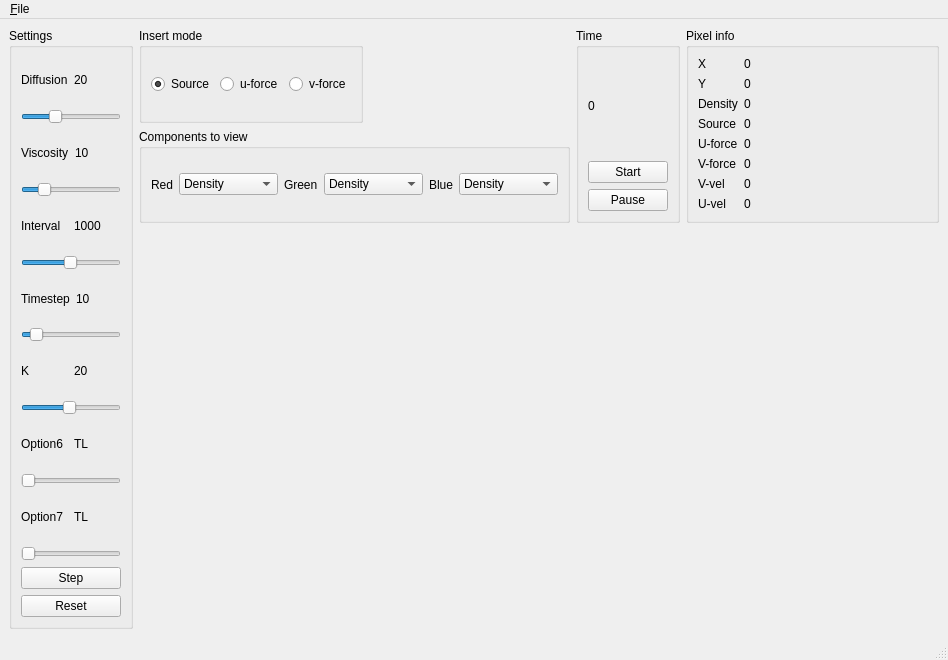
<?xml version="1.0" encoding="UTF-8"?>
<ui version="4.0">
 <class>FlowWin</class>
 <widget class="QMainWindow" name="FlowWin">
  <property name="geometry">
   <rect>
    <x>0</x>
    <y>0</y>
    <width>948</width>
    <height>613</height>
   </rect>
  </property>
  <property name="windowTitle">
   <string>MainWindow</string>
  </property>
  <widget class="QWidget" name="centralwidget">
   <layout class="QHBoxLayout" name="horizontalLayout_3">
    <item>
     <widget class="QGroupBox" name="Settings">
      <property name="title">
       <string>Settings</string>
      </property>
      <layout class="QVBoxLayout" name="verticalLayout_2">
       <item>
        <layout class="QHBoxLayout" name="layout_diff">
         <item>
          <widget class="QLabel" name="label_diff">
           <property name="text">
            <string>Diffusion</string>
           </property>
          </widget>
         </item>
         <item>
          <widget class="QLabel" name="label_value_diff">
           <property name="text">
            <string>20</string>
           </property>
          </widget>
         </item>
        </layout>
       </item>
       <item>
        <widget class="QSlider" name="slider_diff">
         <property name="minimum">
          <number>1</number>
         </property>
         <property name="maximum">
          <number>60</number>
         </property>
         <property name="value">
          <number>20</number>
         </property>
         <property name="orientation">
          <enum>Qt::Horizontal</enum>
         </property>
        </widget>
       </item>
       <item>
        <layout class="QHBoxLayout" name="layout_visc">
         <item>
          <widget class="QLabel" name="label_visc">
           <property name="text">
            <string>Viscosity</string>
           </property>
          </widget>
         </item>
         <item>
          <widget class="QLabel" name="label_value_visc">
           <property name="text">
            <string>10</string>
           </property>
          </widget>
         </item>
        </layout>
       </item>
       <item>
        <widget class="QSlider" name="slider_visc">
         <property name="minimum">
          <number>1</number>
         </property>
         <property name="maximum">
          <number>50</number>
         </property>
         <property name="value">
          <number>10</number>
         </property>
         <property name="orientation">
          <enum>Qt::Horizontal</enum>
         </property>
        </widget>
       </item>
       <item>
        <layout class="QHBoxLayout" name="layout_interval">
         <item>
          <widget class="QLabel" name="label_interval">
           <property name="text">
            <string>Interval</string>
           </property>
          </widget>
         </item>
         <item>
          <widget class="QLabel" name="label_value_inter">
           <property name="text">
            <string>1000</string>
           </property>
          </widget>
         </item>
        </layout>
       </item>
       <item>
        <widget class="QSlider" name="slider_interval">
         <property name="minimum">
          <number>1</number>
         </property>
         <property name="maximum">
          <number>1000</number>
         </property>
         <property name="singleStep">
          <number>10</number>
         </property>
         <property name="value">
          <number>500</number>
         </property>
         <property name="orientation">
          <enum>Qt::Horizontal</enum>
         </property>
        </widget>
       </item>
       <item>
        <layout class="QHBoxLayout" name="layout_timestep">
         <item>
          <widget class="QLabel" name="label_timestep">
           <property name="text">
            <string>Timestep</string>
           </property>
          </widget>
         </item>
         <item>
          <widget class="QLabel" name="label_value_dt">
           <property name="text">
            <string>10</string>
           </property>
          </widget>
         </item>
        </layout>
       </item>
       <item>
        <widget class="QSlider" name="slider_timestep">
         <property name="minimum">
          <number>1</number>
         </property>
         <property name="value">
          <number>10</number>
         </property>
         <property name="orientation">
          <enum>Qt::Horizontal</enum>
         </property>
        </widget>
       </item>
       <item>
        <layout class="QHBoxLayout" name="layout_k">
         <item>
          <widget class="QLabel" name="label_k">
           <property name="text">
            <string>K</string>
           </property>
          </widget>
         </item>
         <item>
          <widget class="QLabel" name="label_value_k">
           <property name="layoutDirection">
            <enum>Qt::LeftToRight</enum>
           </property>
           <property name="text">
            <string>20</string>
           </property>
           <property name="scaledContents">
            <bool>false</bool>
           </property>
           <property name="wordWrap">
            <bool>false</bool>
           </property>
          </widget>
         </item>
        </layout>
       </item>
       <item>
        <widget class="QSlider" name="slider_k">
         <property name="minimum">
          <number>1</number>
         </property>
         <property name="maximum">
          <number>40</number>
         </property>
         <property name="value">
          <number>20</number>
         </property>
         <property name="orientation">
          <enum>Qt::Horizontal</enum>
         </property>
        </widget>
       </item>
       <item>
        <layout class="QHBoxLayout" name="layout_op6">
         <item>
          <widget class="QLabel" name="label_6">
           <property name="text">
            <string>Option6</string>
           </property>
          </widget>
         </item>
         <item>
          <widget class="QLabel" name="label_8">
           <property name="text">
            <string>TL</string>
           </property>
          </widget>
         </item>
        </layout>
       </item>
       <item>
        <widget class="QSlider" name="slider_6">
         <property name="orientation">
          <enum>Qt::Horizontal</enum>
         </property>
        </widget>
       </item>
       <item>
        <layout class="QHBoxLayout" name="layout_op7">
         <item>
          <widget class="QLabel" name="label_7">
           <property name="text">
            <string>Option7</string>
           </property>
          </widget>
         </item>
         <item>
          <widget class="QLabel" name="label_9">
           <property name="text">
            <string>TL</string>
           </property>
          </widget>
         </item>
        </layout>
       </item>
       <item>
        <widget class="QSlider" name="slider_7">
         <property name="orientation">
          <enum>Qt::Horizontal</enum>
         </property>
        </widget>
       </item>
       <item>
        <widget class="QPushButton" name="button_step">
         <property name="text">
          <string>Step</string>
         </property>
        </widget>
       </item>
       <item>
        <widget class="QPushButton" name="button_reset">
         <property name="text">
          <string>Reset</string>
         </property>
        </widget>
       </item>
      </layout>
     </widget>
    </item>
    <item>
     <layout class="QVBoxLayout" name="verticalLayout_4">
      <item>
       <layout class="QHBoxLayout" name="horizontalLayout">
        <item>
         <layout class="QVBoxLayout" name="verticalLayout">
          <item>
           <widget class="QGroupBox" name="select_insert">
            <property name="sizePolicy">
             <sizepolicy hsizetype="Fixed" vsizetype="Preferred">
              <horstretch>0</horstretch>
              <verstretch>0</verstretch>
             </sizepolicy>
            </property>
            <property name="title">
             <string>Insert mode</string>
            </property>
            <layout class="QHBoxLayout" name="horizontalLayout_2">
             <item>
              <widget class="QRadioButton" name="source">
               <property name="text">
                <string>Source</string>
               </property>
               <property name="checked">
                <bool>true</bool>
               </property>
              </widget>
             </item>
             <item>
              <widget class="QRadioButton" name="force_u">
               <property name="text">
                <string>u-force</string>
               </property>
              </widget>
             </item>
             <item>
              <widget class="QRadioButton" name="force_v">
               <property name="text">
                <string>v-force</string>
               </property>
              </widget>
             </item>
            </layout>
           </widget>
          </item>
          <item>
           <widget class="QGroupBox" name="groupBox">
            <property name="sizePolicy">
             <sizepolicy hsizetype="Fixed" vsizetype="Preferred">
              <horstretch>0</horstretch>
              <verstretch>0</verstretch>
             </sizepolicy>
            </property>
            <property name="title">
             <string>Components to view</string>
            </property>
            <layout class="QHBoxLayout" name="horizontalLayout_16">
             <item>
              <widget class="QLabel" name="label_red">
               <property name="text">
                <string>Red</string>
               </property>
              </widget>
             </item>
             <item>
              <widget class="QComboBox" name="combo_red">
               <item>
                <property name="text">
                 <string>Density</string>
                </property>
               </item>
               <item>
                <property name="text">
                 <string>Source</string>
                </property>
               </item>
               <item>
                <property name="text">
                 <string>U-force</string>
                </property>
               </item>
               <item>
                <property name="text">
                 <string>V-force</string>
                </property>
               </item>
               <item>
                <property name="text">
                 <string>Sum force</string>
                </property>
               </item>
               <item>
                <property name="text">
                 <string>U-velocity</string>
                </property>
               </item>
               <item>
                <property name="text">
                 <string>V-velocity</string>
                </property>
               </item>
               <item>
                <property name="text">
                 <string>Sum velocity</string>
                </property>
               </item>
              </widget>
             </item>
             <item>
              <widget class="QLabel" name="label_green">
               <property name="text">
                <string>Green</string>
               </property>
              </widget>
             </item>
             <item>
              <widget class="QComboBox" name="combo_green">
               <property name="currentIndex">
                <number>0</number>
               </property>
               <item>
                <property name="text">
                 <string>Density</string>
                </property>
               </item>
               <item>
                <property name="text">
                 <string>Source</string>
                </property>
               </item>
               <item>
                <property name="text">
                 <string>U-force</string>
                </property>
               </item>
               <item>
                <property name="text">
                 <string>V-force</string>
                </property>
               </item>
               <item>
                <property name="text">
                 <string>Sum force</string>
                </property>
               </item>
               <item>
                <property name="text">
                 <string>U-velocity</string>
                </property>
               </item>
               <item>
                <property name="text">
                 <string>V-velocity</string>
                </property>
               </item>
               <item>
                <property name="text">
                 <string>Sum velocity</string>
                </property>
               </item>
              </widget>
             </item>
             <item>
              <widget class="QLabel" name="label_blue">
               <property name="text">
                <string>Blue</string>
               </property>
              </widget>
             </item>
             <item>
              <widget class="QComboBox" name="combo_blue">
               <property name="currentIndex">
                <number>0</number>
               </property>
               <item>
                <property name="text">
                 <string>Density</string>
                </property>
               </item>
               <item>
                <property name="text">
                 <string>Source</string>
                </property>
               </item>
               <item>
                <property name="text">
                 <string>U-force</string>
                </property>
               </item>
               <item>
                <property name="text">
                 <string>V-force</string>
                </property>
               </item>
               <item>
                <property name="text">
                 <string>Sum force</string>
                </property>
               </item>
               <item>
                <property name="text">
                 <string>U-velocity</string>
                </property>
               </item>
               <item>
                <property name="text">
                 <string>V-velocity</string>
                </property>
               </item>
               <item>
                <property name="text">
                 <string>Sum velocity</string>
                </property>
               </item>
              </widget>
             </item>
            </layout>
           </widget>
          </item>
         </layout>
        </item>
        <item>
         <widget class="QGroupBox" name="groupbox_time">
          <property name="sizePolicy">
           <sizepolicy hsizetype="Fixed" vsizetype="Preferred">
            <horstretch>0</horstretch>
            <verstretch>0</verstretch>
           </sizepolicy>
          </property>
          <property name="title">
           <string>Time</string>
          </property>
          <layout class="QVBoxLayout" name="verticalLayout_3">
           <item>
            <widget class="QLabel" name="labe_time_val">
             <property name="text">
              <string>0</string>
             </property>
            </widget>
           </item>
           <item>
            <widget class="QPushButton" name="button_start">
             <property name="text">
              <string>Start</string>
             </property>
            </widget>
           </item>
           <item>
            <widget class="QPushButton" name="button_pause">
             <property name="text">
              <string>Pause</string>
             </property>
            </widget>
           </item>
          </layout>
         </widget>
        </item>
        <item>
         <widget class="QGroupBox" name="groupbox_pixelinfo">
          <property name="sizePolicy">
           <sizepolicy hsizetype="Expanding" vsizetype="Preferred">
            <horstretch>0</horstretch>
            <verstretch>0</verstretch>
           </sizepolicy>
          </property>
          <property name="title">
           <string>Pixel info</string>
          </property>
          <layout class="QFormLayout" name="formLayout">
           <item row="0" column="0">
            <widget class="QLabel" name="label_pixinfo_x">
             <property name="text">
              <string>X</string>
             </property>
            </widget>
           </item>
           <item row="0" column="1">
            <widget class="QLabel" name="label_pixinfo_x_val">
             <property name="text">
              <string>0</string>
             </property>
            </widget>
           </item>
           <item row="1" column="0">
            <widget class="QLabel" name="label_pixinfo_y">
             <property name="text">
              <string>Y</string>
             </property>
            </widget>
           </item>
           <item row="1" column="1">
            <widget class="QLabel" name="label_pixinfo_y_val">
             <property name="text">
              <string>0</string>
             </property>
            </widget>
           </item>
           <item row="2" column="0">
            <widget class="QLabel" name="label_pixinfo_dens">
             <property name="text">
              <string>Density</string>
             </property>
            </widget>
           </item>
           <item row="2" column="1">
            <widget class="QLabel" name="label_pixinfo_dens_val">
             <property name="text">
              <string>0</string>
             </property>
            </widget>
           </item>
           <item row="4" column="0">
            <widget class="QLabel" name="label_pixinfo_ufor">
             <property name="text">
              <string>U-force</string>
             </property>
            </widget>
           </item>
           <item row="4" column="1">
            <widget class="QLabel" name="label_pixinfo_ufor_val">
             <property name="text">
              <string>0</string>
             </property>
            </widget>
           </item>
           <item row="5" column="0">
            <widget class="QLabel" name="label_pixinfo_vfor">
             <property name="text">
              <string>V-force</string>
             </property>
            </widget>
           </item>
           <item row="5" column="1">
            <widget class="QLabel" name="label_pixinfo_vfor_val">
             <property name="text">
              <string>0</string>
             </property>
            </widget>
           </item>
           <item row="6" column="0">
            <widget class="QLabel" name="label_pixinfo_vvel">
             <property name="text">
              <string>V-vel</string>
             </property>
            </widget>
           </item>
           <item row="6" column="1">
            <widget class="QLabel" name="label_pixinfo_vvel_val">
             <property name="text">
              <string>0</string>
             </property>
            </widget>
           </item>
           <item row="7" column="0">
            <widget class="QLabel" name="label_pixinfo_uvel">
             <property name="text">
              <string>U-vel</string>
             </property>
            </widget>
           </item>
           <item row="7" column="1">
            <widget class="QLabel" name="label_pixinfo_uvel_val">
             <property name="text">
              <string>0</string>
             </property>
            </widget>
           </item>
           <item row="3" column="0">
            <widget class="QLabel" name="label_pixinfo_source">
             <property name="text">
              <string>Source</string>
             </property>
            </widget>
           </item>
           <item row="3" column="1">
            <widget class="QLabel" name="label_pixinfo_source_val">
             <property name="text">
              <string>0</string>
             </property>
            </widget>
           </item>
          </layout>
         </widget>
        </item>
       </layout>
      </item>
      <item>
       <widget class="FlowGLWin" name="GL_window" native="true">
        <property name="sizePolicy">
         <sizepolicy hsizetype="Fixed" vsizetype="Fixed">
          <horstretch>0</horstretch>
          <verstretch>0</verstretch>
         </sizepolicy>
        </property>
        <property name="minimumSize">
         <size>
          <width>800</width>
          <height>400</height>
         </size>
        </property>
        <property name="maximumSize">
         <size>
          <width>800</width>
          <height>400</height>
         </size>
        </property>
       </widget>
      </item>
     </layout>
    </item>
   </layout>
  </widget>
  <widget class="QMenuBar" name="menubar">
   <property name="geometry">
    <rect>
     <x>0</x>
     <y>0</y>
     <width>948</width>
     <height>25</height>
    </rect>
   </property>
   <widget class="QMenu" name="menuFile">
    <property name="title">
     <string>&amp;File</string>
    </property>
    <addaction name="action_Exit"/>
   </widget>
   <addaction name="menuFile"/>
  </widget>
  <widget class="QStatusBar" name="statusbar"/>
  <action name="action_Exit">
   <property name="text">
    <string>&amp;Exit</string>
   </property>
  </action>
 </widget>
 <customwidgets>
  <customwidget>
   <class>FlowGLWin</class>
   <extends>QWidget</extends>
   <header>FlowGLWin.h</header>
   <container>1</container>
   <slots>
    <signal>tellX(int)</signal>
    <signal>tellY(int)</signal>
    <signal>tellDens(double)</signal>
    <signal>tellUForce(double)</signal>
    <signal>tellSource(double)</signal>
    <signal>tellVForce(double)</signal>
    <signal>tellUVel(double)</signal>
    <signal>tellVVel(double)</signal>
    <slot>step()</slot>
    <slot>selectInsertMode_source()</slot>
    <slot>selectInsertMode_force_u()</slot>
    <slot>selectInsertMode_force_v()</slot>
    <slot>startSim()</slot>
    <slot>pauseSim()</slot>
    <slot>changeDiffusion(int)</slot>
    <slot>changeViscosity(int)</slot>
    <slot>changeUpdateInterval(int)</slot>
    <slot>changeTimestep(int)</slot>
    <slot>changeK(int)</slot>
    <slot>selectRed(int)</slot>
    <slot>selectGreen(int)</slot>
    <slot>selectBlue(int)</slot>
    <slot>resetSim()</slot>
   </slots>
  </customwidget>
 </customwidgets>
 <resources/>
 <connections>
  <connection>
   <sender>slider_diff</sender>
   <signal>valueChanged(int)</signal>
   <receiver>GL_window</receiver>
   <slot>changeDiffusion(int)</slot>
   <hints>
    <hint type="sourcelabel">
     <x>121</x>
     <y>117</y>
    </hint>
    <hint type="destinationlabel">
     <x>237</x>
     <y>319</y>
    </hint>
   </hints>
  </connection>
  <connection>
   <sender>slider_visc</sender>
   <signal>valueChanged(int)</signal>
   <receiver>GL_window</receiver>
   <slot>changeViscosity(int)</slot>
   <hints>
    <hint type="sourcelabel">
     <x>121</x>
     <y>181</y>
    </hint>
    <hint type="destinationlabel">
     <x>185</x>
     <y>296</y>
    </hint>
   </hints>
  </connection>
  <connection>
   <sender>action_Exit</sender>
   <signal>triggered()</signal>
   <receiver>FlowWin</receiver>
   <slot>close()</slot>
   <hints>
    <hint type="sourcelabel">
     <x>-1</x>
     <y>-1</y>
    </hint>
    <hint type="destinationlabel">
     <x>402</x>
     <y>299</y>
    </hint>
   </hints>
  </connection>
  <connection>
   <sender>button_step</sender>
   <signal>clicked()</signal>
   <receiver>GL_window</receiver>
   <slot>step()</slot>
   <hints>
    <hint type="sourcelabel">
     <x>88</x>
     <y>536</y>
    </hint>
    <hint type="destinationlabel">
     <x>227</x>
     <y>533</y>
    </hint>
   </hints>
  </connection>
  <connection>
   <sender>source</sender>
   <signal>clicked()</signal>
   <receiver>GL_window</receiver>
   <slot>selectInsertMode_source()</slot>
   <hints>
    <hint type="sourcelabel">
     <x>214</x>
     <y>93</y>
    </hint>
    <hint type="destinationlabel">
     <x>234</x>
     <y>272</y>
    </hint>
   </hints>
  </connection>
  <connection>
   <sender>force_u</sender>
   <signal>clicked()</signal>
   <receiver>GL_window</receiver>
   <slot>selectInsertMode_force_u()</slot>
   <hints>
    <hint type="sourcelabel">
     <x>316</x>
     <y>105</y>
    </hint>
    <hint type="destinationlabel">
     <x>423</x>
     <y>281</y>
    </hint>
   </hints>
  </connection>
  <connection>
   <sender>force_v</sender>
   <signal>clicked()</signal>
   <receiver>GL_window</receiver>
   <slot>selectInsertMode_force_v()</slot>
   <hints>
    <hint type="sourcelabel">
     <x>399</x>
     <y>105</y>
    </hint>
    <hint type="destinationlabel">
     <x>704</x>
     <y>283</y>
    </hint>
   </hints>
  </connection>
  <connection>
   <sender>slider_timestep</sender>
   <signal>valueChanged(int)</signal>
   <receiver>GL_window</receiver>
   <slot>changeTimestep(int)</slot>
   <hints>
    <hint type="sourcelabel">
     <x>71</x>
     <y>299</y>
    </hint>
    <hint type="destinationlabel">
     <x>153</x>
     <y>322</y>
    </hint>
   </hints>
  </connection>
  <connection>
   <sender>slider_interval</sender>
   <signal>valueChanged(int)</signal>
   <receiver>GL_window</receiver>
   <slot>changeUpdateInterval(int)</slot>
   <hints>
    <hint type="sourcelabel">
     <x>121</x>
     <y>246</y>
    </hint>
    <hint type="destinationlabel">
     <x>150</x>
     <y>299</y>
    </hint>
   </hints>
  </connection>
  <connection>
   <sender>slider_diff</sender>
   <signal>valueChanged(int)</signal>
   <receiver>label_value_diff</receiver>
   <slot>setNum(int)</slot>
   <hints>
    <hint type="sourcelabel">
     <x>90</x>
     <y>117</y>
    </hint>
    <hint type="destinationlabel">
     <x>120</x>
     <y>81</y>
    </hint>
   </hints>
  </connection>
  <connection>
   <sender>slider_visc</sender>
   <signal>valueChanged(int)</signal>
   <receiver>label_value_visc</receiver>
   <slot>setNum(int)</slot>
   <hints>
    <hint type="sourcelabel">
     <x>67</x>
     <y>176</y>
    </hint>
    <hint type="destinationlabel">
     <x>107</x>
     <y>145</y>
    </hint>
   </hints>
  </connection>
  <connection>
   <sender>slider_k</sender>
   <signal>valueChanged(int)</signal>
   <receiver>label_value_k</receiver>
   <slot>setNum(int)</slot>
   <hints>
    <hint type="sourcelabel">
     <x>97</x>
     <y>358</y>
    </hint>
    <hint type="destinationlabel">
     <x>91</x>
     <y>335</y>
    </hint>
   </hints>
  </connection>
  <connection>
   <sender>slider_6</sender>
   <signal>valueChanged(int)</signal>
   <receiver>label_8</receiver>
   <slot>setNum(int)</slot>
   <hints>
    <hint type="sourcelabel">
     <x>81</x>
     <y>424</y>
    </hint>
    <hint type="destinationlabel">
     <x>96</x>
     <y>399</y>
    </hint>
   </hints>
  </connection>
  <connection>
   <sender>slider_7</sender>
   <signal>valueChanged(int)</signal>
   <receiver>label_9</receiver>
   <slot>setNum(int)</slot>
   <hints>
    <hint type="sourcelabel">
     <x>118</x>
     <y>485</y>
    </hint>
    <hint type="destinationlabel">
     <x>105</x>
     <y>466</y>
    </hint>
   </hints>
  </connection>
  <connection>
   <sender>slider_k</sender>
   <signal>valueChanged(int)</signal>
   <receiver>GL_window</receiver>
   <slot>changeK(int)</slot>
   <hints>
    <hint type="sourcelabel">
     <x>113</x>
     <y>367</y>
    </hint>
    <hint type="destinationlabel">
     <x>154</x>
     <y>356</y>
    </hint>
   </hints>
  </connection>
  <connection>
   <sender>combo_red</sender>
   <signal>currentIndexChanged(int)</signal>
   <receiver>GL_window</receiver>
   <slot>selectRed(int)</slot>
   <hints>
    <hint type="sourcelabel">
     <x>253</x>
     <y>212</y>
    </hint>
    <hint type="destinationlabel">
     <x>265</x>
     <y>286</y>
    </hint>
   </hints>
  </connection>
  <connection>
   <sender>combo_blue</sender>
   <signal>currentIndexChanged(int)</signal>
   <receiver>GL_window</receiver>
   <slot>selectBlue(int)</slot>
   <hints>
    <hint type="sourcelabel">
     <x>633</x>
     <y>217</y>
    </hint>
    <hint type="destinationlabel">
     <x>476</x>
     <y>285</y>
    </hint>
   </hints>
  </connection>
  <connection>
   <sender>combo_green</sender>
   <signal>currentIndexChanged(int)</signal>
   <receiver>GL_window</receiver>
   <slot>selectGreen(int)</slot>
   <hints>
    <hint type="sourcelabel">
     <x>474</x>
     <y>217</y>
    </hint>
    <hint type="destinationlabel">
     <x>355</x>
     <y>269</y>
    </hint>
   </hints>
  </connection>
  <connection>
   <sender>button_start</sender>
   <signal>clicked()</signal>
   <receiver>GL_window</receiver>
   <slot>startSim()</slot>
   <hints>
    <hint type="sourcelabel">
     <x>751</x>
     <y>205</y>
    </hint>
    <hint type="destinationlabel">
     <x>583</x>
     <y>290</y>
    </hint>
   </hints>
  </connection>
  <connection>
   <sender>button_pause</sender>
   <signal>clicked()</signal>
   <receiver>GL_window</receiver>
   <slot>pauseSim()</slot>
   <hints>
    <hint type="sourcelabel">
     <x>751</x>
     <y>238</y>
    </hint>
    <hint type="destinationlabel">
     <x>659</x>
     <y>278</y>
    </hint>
   </hints>
  </connection>
  <connection>
   <sender>button_reset</sender>
   <signal>clicked()</signal>
   <receiver>GL_window</receiver>
   <slot>resetSim()</slot>
   <hints>
    <hint type="sourcelabel">
     <x>73</x>
     <y>560</y>
    </hint>
    <hint type="destinationlabel">
     <x>147</x>
     <y>523</y>
    </hint>
   </hints>
  </connection>
  <connection>
   <sender>slider_interval</sender>
   <signal>valueChanged(int)</signal>
   <receiver>label_value_inter</receiver>
   <slot>setNum(int)</slot>
   <hints>
    <hint type="sourcelabel">
     <x>116</x>
     <y>240</y>
    </hint>
    <hint type="destinationlabel">
     <x>105</x>
     <y>206</y>
    </hint>
   </hints>
  </connection>
  <connection>
   <sender>slider_timestep</sender>
   <signal>valueChanged(int)</signal>
   <receiver>label_value_dt</receiver>
   <slot>setNum(int)</slot>
   <hints>
    <hint type="sourcelabel">
     <x>119</x>
     <y>295</y>
    </hint>
    <hint type="destinationlabel">
     <x>109</x>
     <y>274</y>
    </hint>
   </hints>
  </connection>
  <connection>
   <sender>slider_7</sender>
   <signal>valueChanged(int)</signal>
   <receiver>label_9</receiver>
   <slot>setNum(int)</slot>
   <hints>
    <hint type="sourcelabel">
     <x>120</x>
     <y>495</y>
    </hint>
    <hint type="destinationlabel">
     <x>110</x>
     <y>461</y>
    </hint>
   </hints>
  </connection>
  <connection>
   <sender>GL_window</sender>
   <signal>tellX(int)</signal>
   <receiver>label_pixinfo_x_val</receiver>
   <slot>setNum(int)</slot>
   <hints>
    <hint type="sourcelabel">
     <x>828</x>
     <y>329</y>
    </hint>
    <hint type="destinationlabel">
     <x>895</x>
     <y>74</y>
    </hint>
   </hints>
  </connection>
  <connection>
   <sender>GL_window</sender>
   <signal>tellY(int)</signal>
   <receiver>label_pixinfo_y_val</receiver>
   <slot>setNum(int)</slot>
   <hints>
    <hint type="sourcelabel">
     <x>876</x>
     <y>264</y>
    </hint>
    <hint type="destinationlabel">
     <x>881</x>
     <y>95</y>
    </hint>
   </hints>
  </connection>
  <connection>
   <sender>GL_window</sender>
   <signal>tellDens(double)</signal>
   <receiver>label_pixinfo_dens_val</receiver>
   <slot>setNum(double)</slot>
   <hints>
    <hint type="sourcelabel">
     <x>902</x>
     <y>274</y>
    </hint>
    <hint type="destinationlabel">
     <x>896</x>
     <y>121</y>
    </hint>
   </hints>
  </connection>
  <connection>
   <sender>GL_window</sender>
   <signal>tellUForce(double)</signal>
   <receiver>label_pixinfo_ufor_val</receiver>
   <slot>setNum(double)</slot>
   <hints>
    <hint type="sourcelabel">
     <x>924</x>
     <y>297</y>
    </hint>
    <hint type="destinationlabel">
     <x>898</x>
     <y>166</y>
    </hint>
   </hints>
  </connection>
  <connection>
   <sender>GL_window</sender>
   <signal>tellSource(double)</signal>
   <receiver>label_pixinfo_source_val</receiver>
   <slot>setNum(double)</slot>
   <hints>
    <hint type="sourcelabel">
     <x>851</x>
     <y>295</y>
    </hint>
    <hint type="destinationlabel">
     <x>858</x>
     <y>140</y>
    </hint>
   </hints>
  </connection>
  <connection>
   <sender>GL_window</sender>
   <signal>tellVForce(double)</signal>
   <receiver>label_pixinfo_vfor_val</receiver>
   <slot>setNum(double)</slot>
   <hints>
    <hint type="sourcelabel">
     <x>798</x>
     <y>281</y>
    </hint>
    <hint type="destinationlabel">
     <x>853</x>
     <y>181</y>
    </hint>
   </hints>
  </connection>
  <connection>
   <sender>GL_window</sender>
   <signal>tellUVel(double)</signal>
   <receiver>label_pixinfo_vvel_val</receiver>
   <slot>setNum(double)</slot>
   <hints>
    <hint type="sourcelabel">
     <x>911</x>
     <y>263</y>
    </hint>
    <hint type="destinationlabel">
     <x>872</x>
     <y>214</y>
    </hint>
   </hints>
  </connection>
  <connection>
   <sender>GL_window</sender>
   <signal>tellVVel(double)</signal>
   <receiver>label_pixinfo_uvel_val</receiver>
   <slot>setNum(double)</slot>
   <hints>
    <hint type="sourcelabel">
     <x>921</x>
     <y>273</y>
    </hint>
    <hint type="destinationlabel">
     <x>897</x>
     <y>232</y>
    </hint>
   </hints>
  </connection>
 </connections>
</ui>
